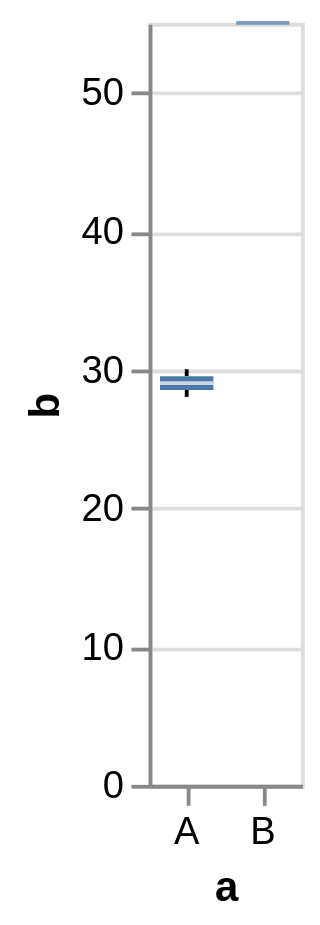

Write the Vega-Lite specification saved for this chart.
### Vega specification from a JSON file in a GitHub repository (floating-point values rounded to 4 significant figures)
{"$schema": "https://vega.github.io/schema/vega/v5.json", "description": "A simple bar chart with embedded data.", "background": "white", "padding": 5, "height": 200, "style": "cell", "data": [{"name": "source_0", "values": [{"a": "A", "b": 28}, {"a": "A", "b": 30}, {"a": "B", "b": 55}]}, {"name": "data_1", "source": "source_0", "transform": [{"type": "joinaggregate", "as": ["lower_box_b", "upper_box_b"], "ops": ["q1", "q3"], "fields": ["b", "b"], "groupby": ["a"]}]}, {"name": "data_2", "source": "data_1", "transform": [{"type": "filter", "expr": "(datum[\"b\"] < datum[\"lower_box_b\"] - 1.5 * (datum[\"upper_box_b\"] - datum[\"lower_box_b\"])) || (datum[\"b\"] > datum[\"upper_box_b\"] + 1.5 * (datum[\"upper_box_b\"] - datum[\"lower_box_b\"]))"}, {"type": "filter", "expr": "isValid(datum[\"b\"]) && isFinite(+datum[\"b\"])"}]}, {"name": "data_3", "source": "data_1", "transform": [{"type": "filter", "expr": "(datum[\"lower_box_b\"] - 1.5 * (datum[\"upper_box_b\"] - datum[\"lower_box_b\"]) <= datum[\"b\"]) && (datum[\"b\"] <= datum[\"upper_box_b\"] + 1.5 * (datum[\"upper_box_b\"] - datum[\"lower_box_b\"]))"}, {"type": "aggregate", "groupby": ["a"], "ops": ["min", "max", "min", "max"], "fields": ["b", "b", "lower_box_b", "upper_box_b"], "as": ["lower_whisker_b", "upper_whisker_b", "lower_box_b", "upper_box_b"]}]}, {"name": "data_4", "source": "data_3", "transform": [{"type": "filter", "expr": "isValid(datum[\"lower_whisker_b\"]) && isFinite(+datum[\"lower_whisker_b\"])"}]}, {"name": "data_5", "source": "data_3", "transform": [{"type": "filter", "expr": "isValid(datum[\"upper_box_b\"]) && isFinite(+datum[\"upper_box_b\"])"}]}, {"name": "data_6", "source": "source_0", "transform": [{"type": "aggregate", "groupby": ["a"], "ops": ["q1", "q3", "median", "min", "max"], "fields": ["b", "b", "b", "b", "b"], "as": ["lower_box_b", "upper_box_b", "mid_box_b", "min_b", "max_b"]}]}, {"name": "data_7", "source": "data_6", "transform": [{"type": "filter", "expr": "isValid(datum[\"lower_box_b\"]) && isFinite(+datum[\"lower_box_b\"])"}]}, {"name": "data_8", "source": "data_6", "transform": [{"type": "filter", "expr": "isValid(datum[\"mid_box_b\"]) && isFinite(+datum[\"mid_box_b\"])"}]}], "signals": [{"name": "x_step", "value": 20}, {"name": "width", "update": "bandspace(domain('x').length, 0, 0) * x_step"}], "marks": [{"name": "layer_0_layer_0_marks", "type": "symbol", "style": ["point", "boxplot-outliers"], "from": {"data": "data_2"}, "encode": {"update": {"opacity": {"value": 0.7}, "fill": {"value": "transparent"}, "stroke": {"value": "#4c78a8"}, "ariaRoleDescription": {"value": "point"}, "description": {"signal": "\"a: \" + (isValid(datum[\"a\"]) ? datum[\"a\"] : \"\"+datum[\"a\"]) + \"; b: \" + (format(datum[\"b\"], \"\"))"}, "x": {"scale": "x", "field": "a", "band": 0.5}, "y": {"scale": "y", "field": "b"}}}}, {"name": "layer_0_layer_1_layer_0_marks", "type": "rule", "style": ["rule", "boxplot-rule"], "aria": false, "from": {"data": "data_4"}, "encode": {"update": {"stroke": {"value": "black"}, "tooltip": {"signal": "{\"Upper Whisker of b\": format(datum[\"upper_whisker_b\"], \"\"), \"Lower Whisker of b\": format(datum[\"lower_whisker_b\"], \"\"), \"a\": isValid(datum[\"a\"]) ? datum[\"a\"] : \"\"+datum[\"a\"]}"}, "x": {"scale": "x", "field": "a", "band": 0.5}, "y": {"scale": "y", "field": "lower_whisker_b"}, "y2": {"scale": "y", "field": "lower_box_b"}}}}, {"name": "layer_0_layer_1_layer_1_marks", "type": "rule", "style": ["rule", "boxplot-rule"], "aria": false, "from": {"data": "data_5"}, "encode": {"update": {"stroke": {"value": "black"}, "tooltip": {"signal": "{\"Upper Whisker of b\": format(datum[\"upper_whisker_b\"], \"\"), \"Lower Whisker of b\": format(datum[\"lower_whisker_b\"], \"\"), \"a\": isValid(datum[\"a\"]) ? datum[\"a\"] : \"\"+datum[\"a\"]}"}, "x": {"scale": "x", "field": "a", "band": 0.5}, "y": {"scale": "y", "field": "upper_box_b"}, "y2": {"scale": "y", "field": "upper_whisker_b"}}}}, {"name": "layer_1_layer_0_marks", "type": "rect", "style": ["bar", "boxplot-box"], "from": {"data": "data_7"}, "encode": {"update": {"ariaRoleDescription": {"value": "box"}, "fill": {"value": "#4c78a8"}, "tooltip": {"signal": "{\"Max of b\": format(datum[\"max_b\"], \"\"), \"Q3 of b\": format(datum[\"upper_box_b\"], \"\"), \"Median of b\": format(datum[\"mid_box_b\"], \"\"), \"Q1 of b\": format(datum[\"lower_box_b\"], \"\"), \"Min of b\": format(datum[\"min_b\"], \"\"), \"a\": isValid(datum[\"a\"]) ? datum[\"a\"] : \"\"+datum[\"a\"]}"}, "description": {"signal": "\"a: \" + (isValid(datum[\"a\"]) ? datum[\"a\"] : \"\"+datum[\"a\"]) + \"; b: \" + (format(datum[\"lower_box_b\"], \"\")) + \"; upper_box_b: \" + (format(datum[\"upper_box_b\"], \"\")) + \"; Max of b: \" + (format(datum[\"max_b\"], \"\")) + \"; Q3 of b: \" + (format(datum[\"upper_box_b\"], \"\")) + \"; Median of b: \" + (format(datum[\"mid_box_b\"], \"\")) + \"; Q1 of b: \" + (format(datum[\"lower_box_b\"], \"\")) + \"; Min of b: \" + (format(datum[\"min_b\"], \"\"))"}, "xc": {"scale": "x", "field": "a", "band": 0.5}, "width": {"value": 14}, "y": {"scale": "y", "field": "lower_box_b"}, "y2": {"scale": "y", "field": "upper_box_b"}}}}, {"name": "layer_1_layer_1_marks", "type": "rect", "style": ["tick", "boxplot-median"], "aria": false, "from": {"data": "data_8"}, "encode": {"update": {"opacity": {"value": 0.7}, "fill": [{"test": "datum['lower_box_b'] >= datum['upper_box_b']", "value": "#4c78a8"}, {"value": "white"}], "tooltip": {"signal": "{\"Max of b\": format(datum[\"max_b\"], \"\"), \"Q3 of b\": format(datum[\"upper_box_b\"], \"\"), \"Median of b\": format(datum[\"mid_box_b\"], \"\"), \"Q1 of b\": format(datum[\"lower_box_b\"], \"\"), \"Min of b\": format(datum[\"min_b\"], \"\"), \"a\": isValid(datum[\"a\"]) ? datum[\"a\"] : \"\"+datum[\"a\"]}"}, "xc": {"scale": "x", "field": "a", "band": 0.5}, "width": {"value": 14}, "yc": {"scale": "y", "field": "mid_box_b"}, "height": {"value": 1}}}}], "scales": [{"name": "x", "type": "band", "domain": {"fields": [{"data": "data_2", "field": "a"}, {"data": "data_4", "field": "a"}, {"data": "data_5", "field": "a"}, {"data": "data_7", "field": "a"}, {"data": "data_8", "field": "a"}], "sort": true}, "range": {"step": {"signal": "x_step"}}, "paddingInner": 0, "paddingOuter": 0}, {"name": "y", "type": "linear", "domain": {"fields": [{"data": "data_2", "field": "b"}, {"data": "data_4", "field": "lower_whisker_b"}, {"data": "data_4", "field": "lower_box_b"}, {"data": "data_5", "field": "upper_box_b"}, {"data": "data_5", "field": "upper_whisker_b"}, {"data": "data_7", "field": "lower_box_b"}, {"data": "data_7", "field": "upper_box_b"}, {"data": "data_8", "field": "mid_box_b"}]}, "range": [{"signal": "height"}, 0], "nice": true, "zero": true}], "axes": [{"scale": "y", "orient": "left", "gridScale": "x", "grid": true, "tickCount": {"signal": "ceil(height/40)"}, "domain": false, "labels": false, "aria": false, "maxExtent": 0, "minExtent": 0, "ticks": false, "zindex": 0}, {"scale": "x", "orient": "bottom", "grid": false, "title": "a", "labelAngle": 0, "labelBaseline": "top", "zindex": 0}, {"scale": "y", "orient": "left", "grid": false, "title": "b", "labelOverlap": true, "tickCount": {"signal": "ceil(height/40)"}, "zindex": 0}]}
